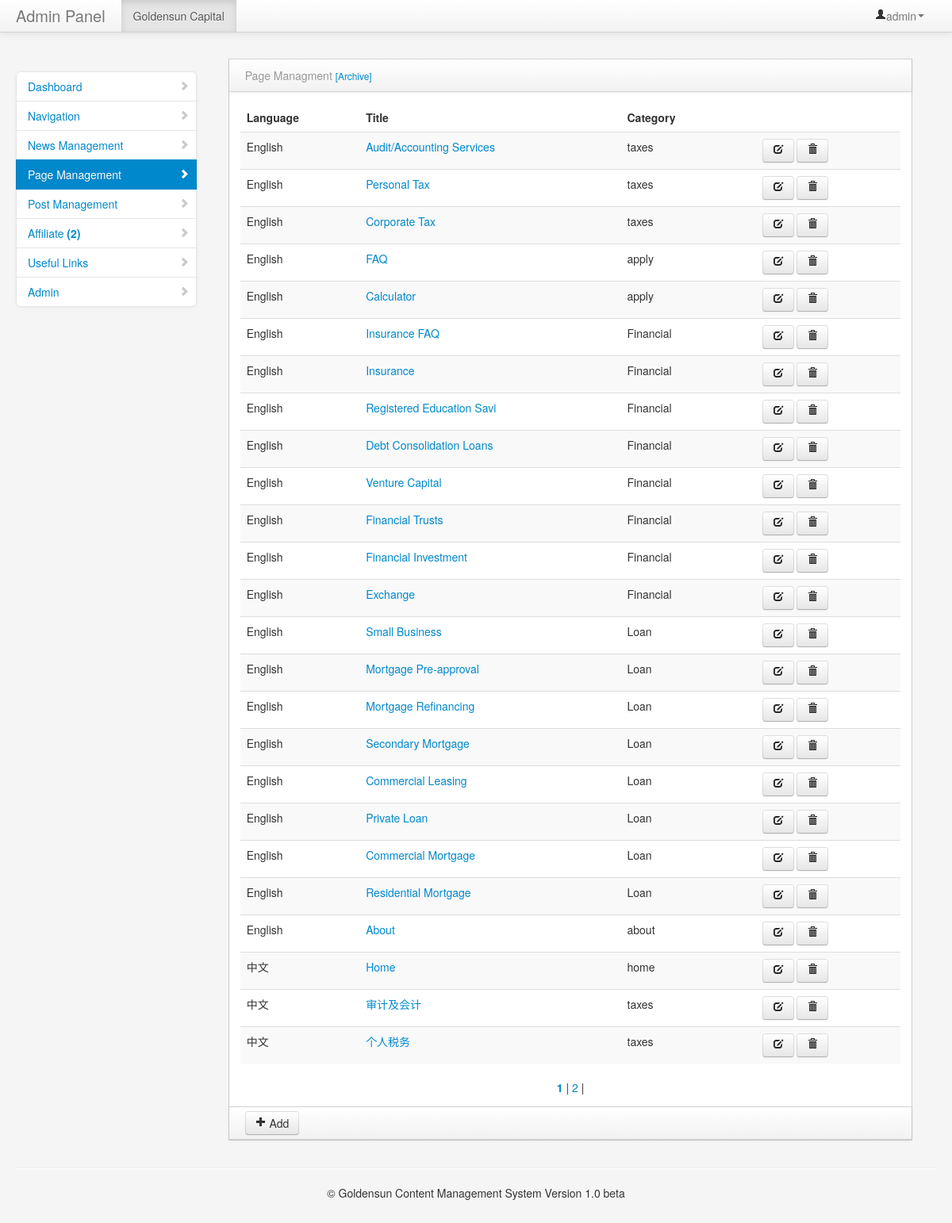
Page /admin/page.php (signed in) on the committed database.
### tables this page shows
CREATE TABLE `page` (
  `id` int(11) NOT NULL,
  `title` varchar(255) NOT NULL,
  `category` varchar(100) NOT NULL,
  `content` text NOT NULL,
  `js` text NOT NULL,
  `img` text NOT NULL,
  `target` varchar(100) NOT NULL,
  `lang` int(11) NOT NULL DEFAULT '0',
  `deleted` int(11) DEFAULT '0'
);

### helpers/helpers.php (called while the page is built, shortened)
<?php
function utf8Substr($str, $from, $len)
{
   return preg_replace('#^(?:[\x00-\x7F]|[\xC0-\xFF][\x80-\xBF]+){0,'.$from.'}'.
                      '((?:[\x00-\x7F]|[\xC0-\xFF][\x80-\xBF]+){0,'.$len.'}).*#s',
                      '$1',$str);
}

### admin/page.php (the view, shortened to what this page needs)
<?php
include "includes/header.php";
include "includes/navigation.php";
?>
        <div class="container-fluid">
            <div class="row-fluid">
                  <?php include "includes/sidebar.php";?>
                <div class="span9" id="content">
<div class="row-fluid">
  <div class="block">
      <div class="navbar navbar-inner block-header">
          <div class="muted pull-left">Page Managment <a href="#"><small>[Archive]</small></a></div>
      </div>
      <div class="block-content collapse in">
      	 <table class="table table-striped">
                  <thead>
                      <tr>
                          <th>Language</th>
                          <th>Title</th>
                          <th>Category</th>
                      </tr>
                  </thead>
                    <tbody>
                    <?php
											$per_page = 25;
											$page_query = mysql_query("SELECT COUNT(*) FROM page");
											$pages = ceil(mysql_result($page_query, 0) / $per_page);
											$page = (isset($_GET['page'])) ? (int)$_GET['page'] : 1;
											$start = ($page - 1) * $per_page;
											$query = mysql_query("SELECT * FROM page ORDER BY id DESC LIMIT $start, $per_page");
											while ($data = mysql_fetch_array($query)) {
											?>
												<tr>
													<td><?php if($data['lang']==1) {echo "English";}elseif($data['lang']==0) {echo "中文";};?></td>
													<td><a href="../zh-cn/page.php?id=<?php echo $data['id']; ?>" target="_blank"><?php echo utf8Substr($data['title'],0,25); ?></a></td>
                          <td><?php echo $data['category']; ?></td>
                          <td>
                          </td>
                          <td><a href="edit-page.php?id=<?php echo $data['id']; ?>" class="btn">
                          <i class="icon-edit"></i></a> <a href="functions/delete-page.php?id=<?php echo $data['id']; ?>" class="btn" onclick="return confirm('To continue ?')")><i class="icon-trash"></i></a></td>
                      </tr>
											<?php
                    };
											?>
                    </tbody>
                </table>
                <div align="center">
									<?php
									if($pages >= 1 && $page <= $pages)
									{
									  for($x=1; $x<=$pages; $x++)
									  {
									  	if($x == $page)
											echo ' <b><a href="?page='.$x.'">'.$x.'</a></b> | ';
										else
											echo ' <a href="?page='.$x.'">'.$x.'</a> |';
									  }
									}
									?>
                  </div>
                </div>
                <div class="navbar navbar-inner block-header">
                	 <a href="add-page.php" class="btn"><i class="icon-plus"></i> Add</a>
                </div>
            </div>
        </div>
    </div>
</div>
            <hr>
            <footer>
              <center>&copy; Goldensun Content Management System Version 1.0 beta</center>
            </footer>
        </div>
    </body>
</html>

### admin/assets/styles.css (style rules this page uses)
body { padding-top: 60px; padding-bottom: 40px; background-color: #f5f5f5; }
#content { margin-left:0px; }
.block { border: 1px solid #ccc; background: white; margin: 1em 0em; border-top: none; }
.block-content { margin: 1em; min-height: .25em; }
.block-header { margin-bottom: 0px; border-right: none; border-left: none; -webkit-border-radius: 0px; -moz-border-radius: 0px; border-radius: 0px; }
.block-header div { padding-top: 10px; }

### rows in the picture
page: lang "English", title "Audit/Accounting Services", category "taxes"
page: lang "English", title "Personal Tax", category "taxes"
page: lang "English", title "Corporate Tax", category "taxes"
page: lang "English", title "FAQ", category "apply"
page: lang "English", title "Calculator", category "apply"
page: lang "English", title "Insurance FAQ", category "Financial"
page: lang "English", title "Insurance", category "Financial"
page: lang "English", title "Registered Education Savi", category "Financial"
page: lang "English", title "Debt Consolidation Loans", category "Financial"
page: lang "English", title "Venture Capital", category "Financial"
page: lang "English", title "Financial Trusts", category "Financial"
page: lang "English", title "Financial Investment", category "Financial"
page: lang "English", title "Exchange", category "Financial"
page: lang "English", title "Small Business", category "Loan"
page: lang "English", title "Mortgage Pre-approval", category "Loan"
page: lang "English", title "Mortgage Refinancing", category "Loan"
page: lang "English", title "Secondary Mortgage", category "Loan"
page: lang "English", title "Commercial Leasing", category "Loan"
page: lang "English", title "Private Loan", category "Loan"
page: lang "English", title "Commercial Mortgage", category "Loan"
page: lang "English", title "Residential Mortgage", category "Loan"
page: lang "English", title "About", category "about"
page: lang "中文", title "Home", category "home"
page: lang "中文", title "审计及会计", category "taxes"
page: lang "中文", title "个人税务", category "taxes"

### other values in the picture
$_SESSION['username'] "admin"
$num "2"
